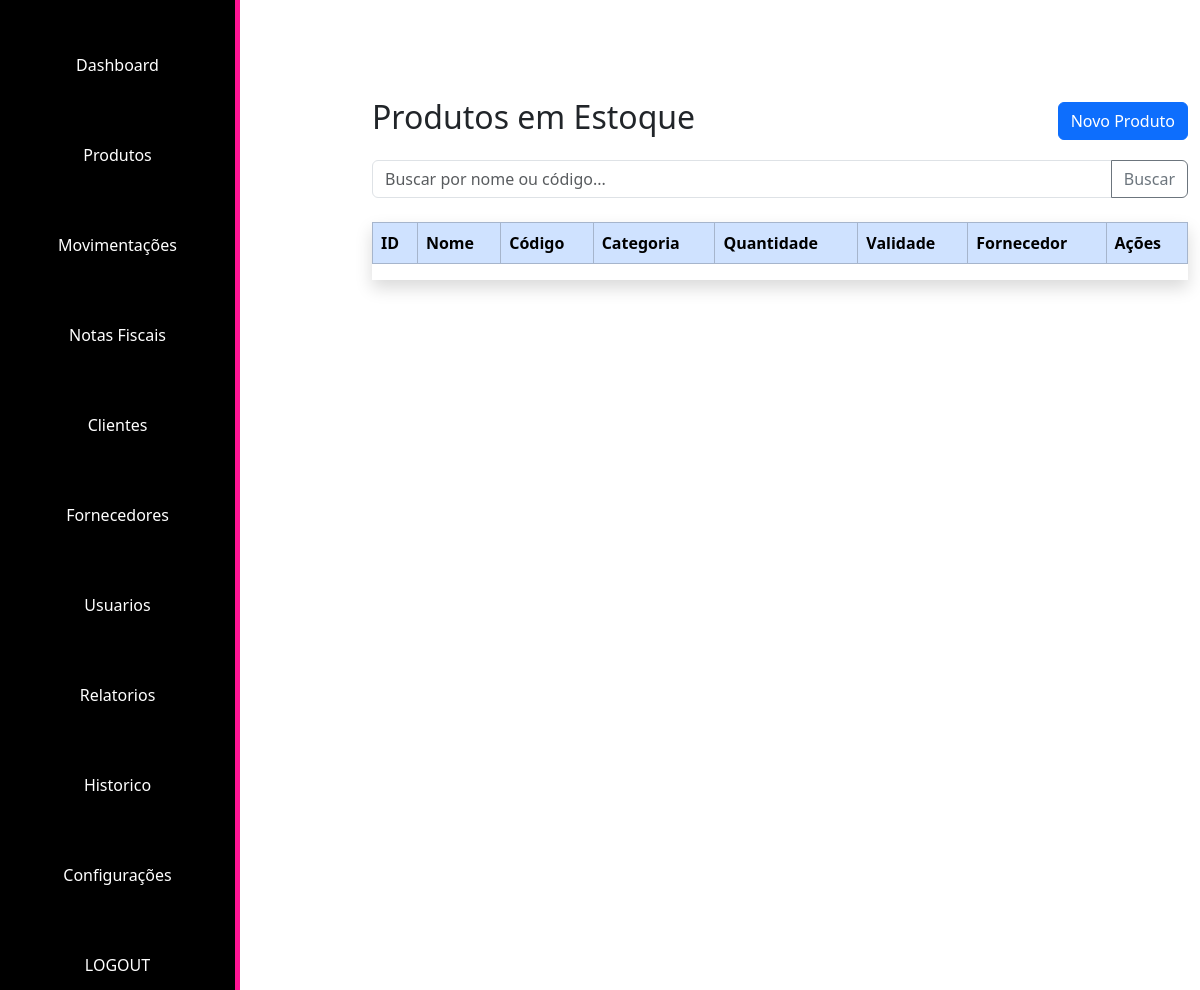
/exibicaoProduto/ (signed in), run on an earlier commit of the app's database.
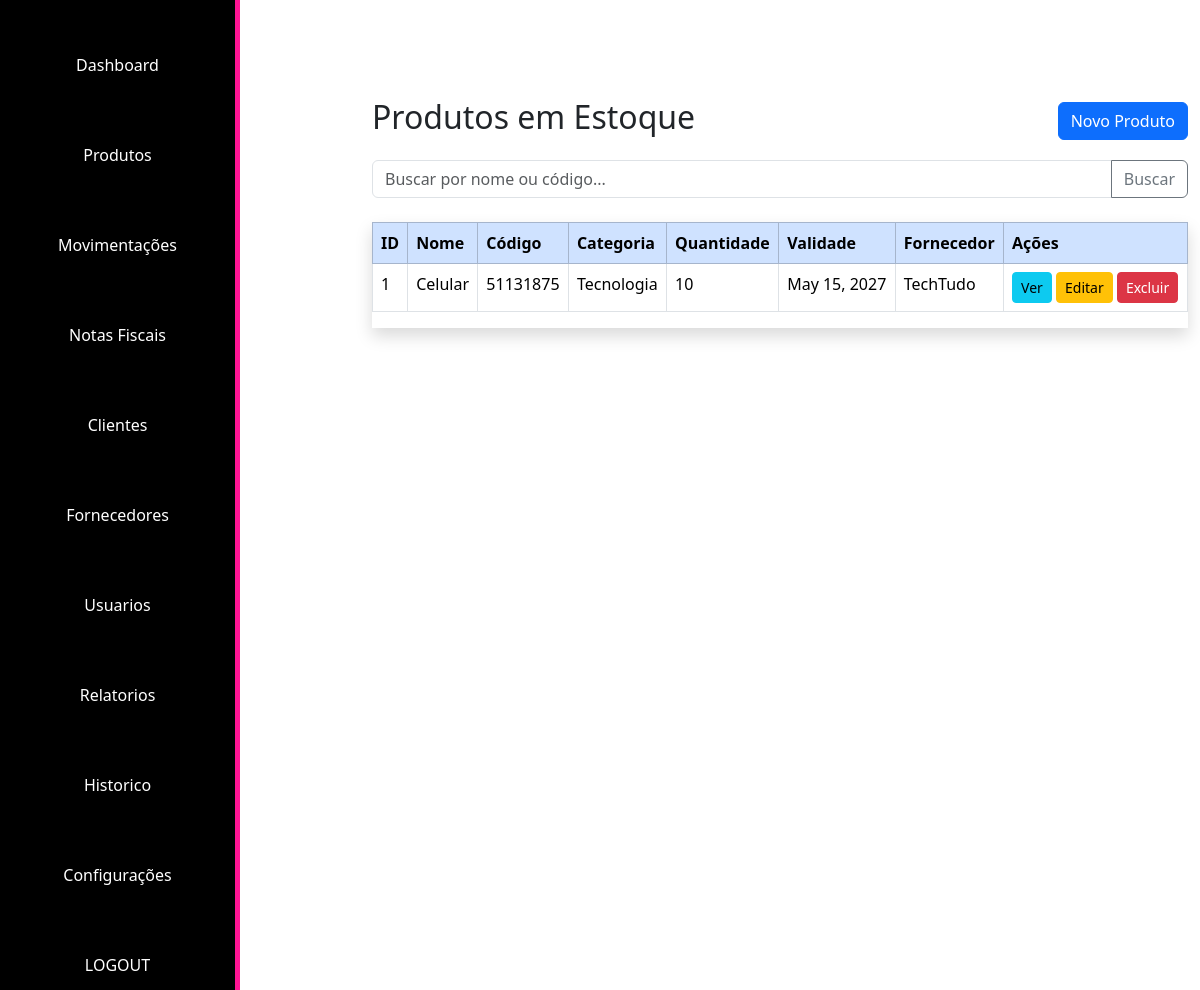
And on a later commit of the database.
### app_projeto_TCC/models.py (models this page shows, shortened)
class Produtos(models.Model):
    fornecedor = models.ForeignKey(Fornecedores, on_delete=models.CASCADE)
    nome = models.CharField(max_length=100)
    codigo = models.PositiveBigIntegerField(unique=True)
    categoria = models.CharField(max_length=50, choices=[('Tecnologia','Tecnologia')])
    quantidade_estoque = models.PositiveIntegerField(default=0)
    validade = models.DateField()
    localizacao = models.CharField(max_length=100)
    preco_custo = models.DecimalField(max_digits=10, decimal_places=2)
    preco_venda = models.DecimalField(max_digits=10, decimal_places=2)
    unidade_medida = models.CharField(max_length=20, default='Unidade' ,choices=[('Unidade', 'Unidade'), ('Kg','Kg'), ])

class Fornecedores(models.Model):
    nome = models.CharField(max_length=100)
    cnpj = models.CharField(max_length=18, unique=True)
    telefone = models.CharField(max_length=15, unique=True)
    email = models.EmailField(unique=True)
    def __str__(self):
        return self.nome

### app_projeto_TCC/views.py (the view)
# urls.py: path('exibicaoProduto/', views.exibir_produtos_page, name='exibir_produtos_page'),
@login_required(login_url='start_page')
def exibir_produtos_page(request):
    produtos = {
        'produtos': Produtos.objects.all()
    }
    return render(request, 'exibicao/exibirProduto.html', produtos)

### app_projeto_TCC/templates/exibicao/exibirProduto.html (shortened to what this page needs)
{% extends 'admin/Inicio/index.html' %}
  {% block conteudo %}
  <div class="container mt-5">
    <div class="d-flex justify-content-between align-items-center mb-3">
      <h2>Produtos em Estoque</h2>
      <a href="{% url 'cadastroProduto_page' %}" class="btn btn-primary">Novo Produto</a>
    </div>
    <form class="input-group mb-4" method="get" action="/produtos">
      <input type="text" class="form-control" name="busca" placeholder="Buscar por nome ou código...">
      <button class="btn btn-outline-secondary" type="submit">Buscar</button>
    </form>
    <div class="table-responsive shadow">
      <table class="table table-hover table-bordered bg-white">
        <thead class="table-primary">
          <tr>
            <th>ID</th>
            <th>Nome</th>
            <th>Código</th>
            <th>Categoria</th>
            <th>Quantidade</th>
            <th>Validade</th>
            <th>Fornecedor</th>
            <th>Ações</th>
          </tr>
        </thead>
        <tbody>
          {%for produto in produtos%}
          <tr>
            <td>{{produto.id}}</td>
            <td>{{produto.nome}}</td>
            <td>{{produto.codigo}}</td>
            <td>{{produto.categoria}}</td>
            <td>{{produto.quantidade_estoque}}</td>
            <td>{{produto.validade}}</td>
            <td>{{produto.fornecedor}}</td>
            <td>
              <a href="/produtos/1" class="btn btn-sm btn-info">Ver</a>
              <a href="/produtos/1/editar" class="btn btn-sm btn-warning">Editar</a>
              <a href="/produtos/1/excluir" class="btn btn-sm btn-danger">Excluir</a>
            </td>
            {%endfor%}
          </tr>
        </tbody>
      </table>
    </div>
  </div>
  {% endblock %}

What changed in the data, as far as the page shows it:
added Produtos: id "1", nome "Celular", codigo "51131875", categoria "Tecnologia", quantidade_estoque "10", validade "May 15, 2027", fornecedor "TechTudo"
